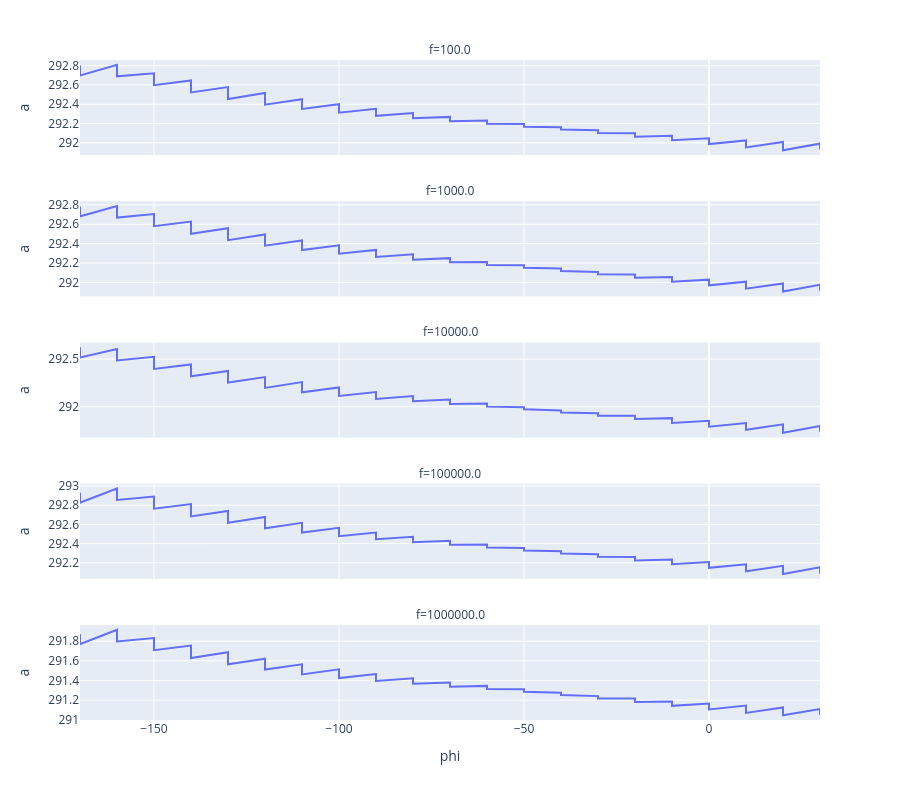

The notebook cell this image was saved under:
### Code cell
file_path = r"C:\Users\Ralph Group\Documents\Data\Orion\calibration\LCRamrTest\test.h5"
dfpltable = pd.read_hdf(file_path, key='LowRes_sweepB2')

# for dfplt  in dfpltable.groupby('B'):

# Get the unique values of 'f' to determine the number of facets
unique_fs = dfplt['f'].unique()
num_facets = len(unique_fs)

# Create the line plot with dynamic facets
fig = px.line(dfplt, x='phi', y='a', facet_col='f', facet_col_wrap=1)

# Update layout dynamically based on the number of facets
fig.update_layout(
    height=800,
    **{f'yaxis{i+1}': dict(matches=None) for i in range(num_facets)}  # Dynamically create yaxis1 to yaxisN
)

clear_output(wait=True)
display(fig)
